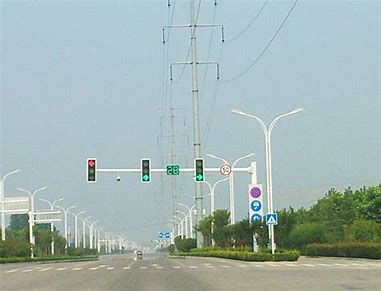
#> input picture 02_backend/GuideSticks/GuideSticks/Android/red_or_green/green.jpg, 381 x 291 px
$ python opencv.py
#> lines starting #> are read from the running program, lines starting #| are printed output that depends on the picture
import cv2
import numpy as np

image = cv2.imread("green.jpg")
#> image is the input picture: shape (291, 381, 3); mean B, G, R 177.8, 181.1, 163.1

image = cv2.resize(image,(1920,1080))
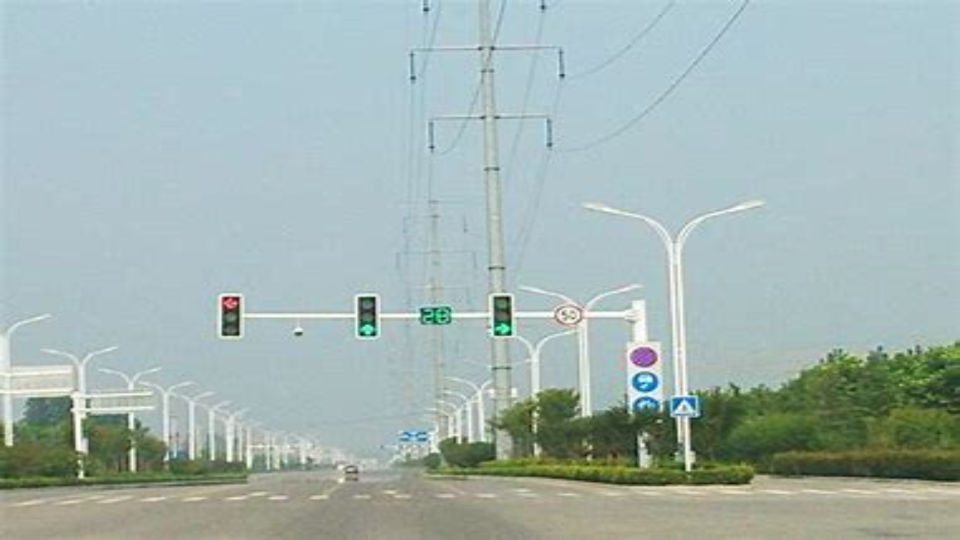
#> image: shape (1080, 1920, 3) (shown at 1/2 size); mean B, G, R 177.7, 181, 163
#截取roi区域
roiColor = image[50:90,950:1100]
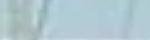
#> roiColor: shape (40, 150, 3); mean B, G, R 206.6, 199.6, 175.9
#转换hsv颜色空间
hsv = cv2.cvtColor(roiColor,cv2.COLOR_BGR2HSV)
#> hsv: shape (40, 150, 3); mean H, S, V 96.3, 37.9, 206.8

#red
lower_hsv_red = np.array([157,177,122])
upper_hsv_red = np.array([179,255,255])
mask_red = cv2.inRange(hsv,lowerb=lower_hsv_red,upperb=upper_hsv_red)
#> mask_red: shape (40, 150); every value is 0
#中值滤波
red_blur = cv2.medianBlur(mask_red, 7)
#green
lower_hsv_green = np.array([49,79,137])
upper_hsv_green = np.array([90,255,255])
mask_green = cv2.inRange(hsv,lowerb=lower_hsv_green,upperb=upper_hsv_green)
#中值滤波
green_blur = cv2.medianBlur(mask_green, 7)

#因为图像是二值的图像，所以如果图像出现白点，也就是255，那么就取他的max最大值255
red_color = np.max(red_blur)
#> red_color = 0
green_color = np.max(green_blur)
#> green_color = 0
#在red_color中判断二值图像如果数值等于255，那么就判定为red
if red_color == 255:
    print('red')
                    #。。。这是我经常会混淆的坐标。。。 就列举出来记一下。。。
                    #      y  y+h x  x+w
                    #frame[50:90,950:1100]

                    #     x   y    x+w  y+h
    cv2.rectangle(image,(1020,50),(1060,90),(0,0,255),2) #按坐标画出矩形框
    cv2.putText(image, "red", (1020, 40), cv2.FONT_HERSHEY_COMPLEX, 1, (0, 0, 255),2)#显示red文本信息
#在green_color中判断二值图像如果数值等于255，那么就判定为green
elif green_color == 255:
    print('green')
    cv2.rectangle(image,(1020,50),(1060,90),(0,255,0),2)
    cv2.putText(image, "green", (1020, 40), cv2.FONT_HERSHEY_COMPLEX, 1, (0, 255, 0),2)

cv2.imshow('frame',image)
red_blur = cv2.resize(red_blur,(300,200))
#> red_blur: shape (200, 300); every value is 0
green_blur = cv2.resize(green_blur,(300,200))
cv2.imshow('red_window',red_blur)
cv2.imshow('green_window',green_blur)
